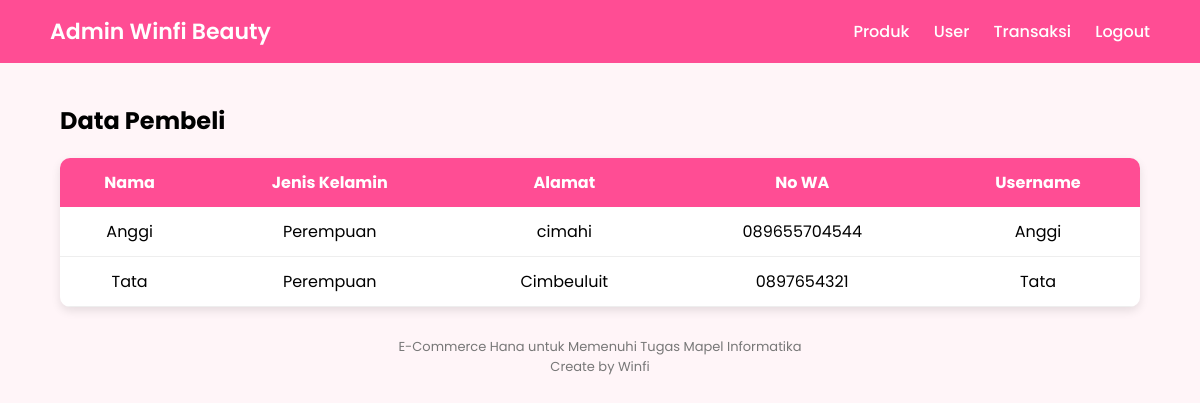
The app's page /admin/data_user.php with its own data.
### tables this page shows
CREATE TABLE `users` (
  `id` int(11) NOT NULL,
  `nama` varchar(100) DEFAULT NULL,
  `gender` varchar(20) DEFAULT NULL,
  `alamat` text DEFAULT NULL,
  `wa` varchar(20) DEFAULT NULL,
  `username` varchar(50) DEFAULT NULL,
  `password` varchar(50) DEFAULT NULL
);

### admin/data_user.php (the view, shortened to what this page needs)
<?php include "../koneksi.php"; ?>
<!DOCTYPE html>
<html>
<head>
</head>
<body>
<div class="navbar">
<div class="logo">Admin Winfi Beauty</div>
<div class="menu">
<a href="dashboard.php">Produk</a>
<a href="data_user.php">User</a>
<a href="transaksi.php">Transaksi</a>
<a href="../logout.php">Logout</a>
</div>
</div>
<div class="container">
<h2>Data Pembeli</h2>
<table>
<tr>
<th>Nama</th>
<th>Jenis Kelamin</th>
<th>Alamat</th>
<th>No WA</th>
<th>Username</th>
</tr>
<?php
$data=mysqli_query($conn,"SELECT * FROM users");
while($d=mysqli_fetch_array($data)){
?>
<tr>
<td><?php echo $d['nama']; ?></td>
<td><?php echo $d['gender']; ?></td>
<td><?php echo $d['alamat']; ?></td>
<td><?php echo $d['wa']; ?></td>
<td><?php echo $d['username']; ?></td>
</tr>
<?php } ?>
</table>
<div class="footer">
E-Commerce Hana untuk Memenuhi Tugas Mapel Informatika <br>
Create by Winfi
</div>
</div>
</body>
</html>

### admin/data_user.php (style rules this page uses)
body { margin:0; font-family:'Poppins',sans-serif; background:#fff5f8; }
.navbar { display:flex; justify-content:space-between; align-items:center; padding:15px 50px; background:#ff4d94; color:white; }
.logo { font-size:22px; font-weight:600; }
.menu a { color:white; text-decoration:none; margin-left:20px; font-weight:500; }
.container { width:90%; margin:auto; margin-top:40px; }
table { width:100%; border-collapse:collapse; background:white; border-radius:10px; overflow:hidden; box-shadow:0 4px 10px rgba(0,0,0,0.1); }
th { background:#ff4d94; color:white; padding:12px; }
td { padding:12px; text-align:center; border-bottom:1px solid #eee; }
.footer { text-align:center; margin-top:30px; font-size:13px; color:#777; }

### records on screen
users: nama "Anggi", gender "Perempuan", alamat "cimahi", wa "089655704544", username "Anggi"
users: nama "Tata", gender "Perempuan", alamat "Cimbeuluit", wa "0897654321", username "Tata"
